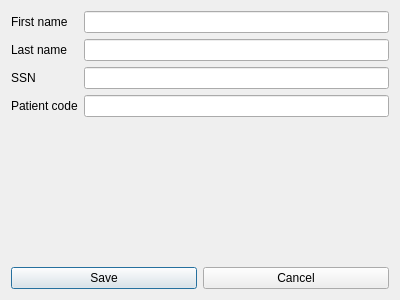
<?xml version="1.0" encoding="UTF-8"?>
<ui version="4.0">
 <class>Dialog</class>
 <widget class="QDialog" name="Dialog">
  <property name="geometry">
   <rect>
    <x>0</x>
    <y>0</y>
    <width>400</width>
    <height>300</height>
   </rect>
  </property>
  <property name="windowTitle">
   <string>New patient</string>
  </property>
  <layout class="QVBoxLayout" name="verticalLayout">
   <item>
    <layout class="QFormLayout" name="formLayout">
     <item row="0" column="0">
      <widget class="QLabel" name="label">
       <property name="text">
        <string>First name</string>
       </property>
      </widget>
     </item>
     <item row="1" column="0">
      <widget class="QLabel" name="label_2">
       <property name="text">
        <string>Last name</string>
       </property>
      </widget>
     </item>
     <item row="2" column="0">
      <widget class="QLabel" name="label_3">
       <property name="text">
        <string>SSN</string>
       </property>
      </widget>
     </item>
     <item row="3" column="0">
      <widget class="QLabel" name="label_4">
       <property name="text">
        <string>Patient code</string>
       </property>
      </widget>
     </item>
     <item row="0" column="1">
      <widget class="QLineEdit" name="lnFirstName"/>
     </item>
     <item row="1" column="1">
      <widget class="QLineEdit" name="lnLastName"/>
     </item>
     <item row="2" column="1">
      <widget class="QLineEdit" name="lnSSN"/>
     </item>
     <item row="3" column="1">
      <widget class="QLineEdit" name="lnPatientCode"/>
     </item>
    </layout>
   </item>
   <item>
    <layout class="QHBoxLayout" name="horizontalLayout">
     <item>
      <widget class="QPushButton" name="btnSave">
       <property name="text">
        <string>Save</string>
       </property>
      </widget>
     </item>
     <item>
      <widget class="QPushButton" name="btnCancel">
       <property name="text">
        <string>Cancel</string>
       </property>
      </widget>
     </item>
    </layout>
   </item>
  </layout>
 </widget>
 <resources/>
 <connections/>
</ui>
